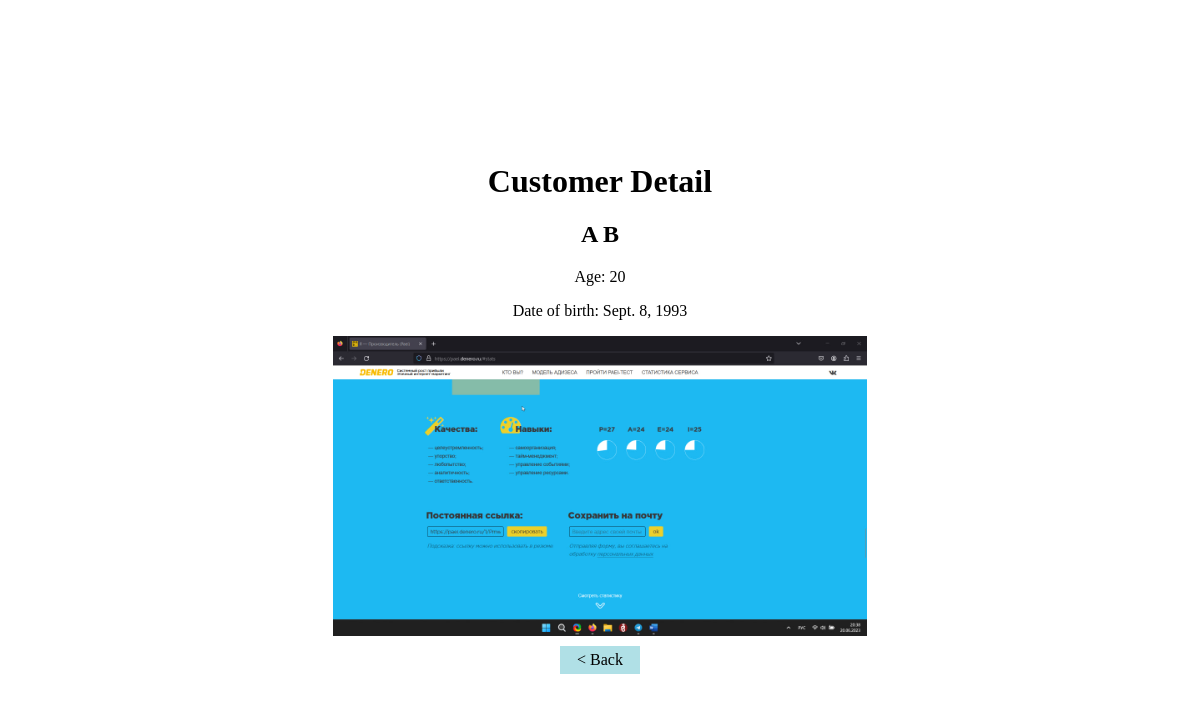
The page /customer/5/ on the database its author committed.
### customersdb/models.py (models this page shows)
class Customer(models.Model):
    name = models.CharField(max_length=100)
    surname = models.CharField(max_length=100)
    age = models.PositiveIntegerField(validators=[MinValueValidator(1), MaxValueValidator(120)])
    date_birth = models.DateField()
    photo = models.ImageField(upload_to='images', null=True, blank=True)

### customersdb/views.py (the view)
# urls.py: path('customer/<int:pk>/', CustomerDetailView.as_view(), name='customer_detail'),
class CustomerDetailView(DetailView):
    model = Customer
    template_name = 'customersdb/customer_detail.html'
    context_object_name = 'customer'

### customersdb/templates/customersdb/customer_detail.html (shortened to what this page needs)
<!DOCTYPE html>
<html lang="en">
<head>
</head>
<body>
    <div class="container">
        <h1>Customer Detail</h1>
        <h2>{{ customer.name }} {{ customer.surname }}</h2>
        <p>Age: {{ customer.age }}</p>
        <p>Date of birth: {{ customer.date_birth }}</p>
        <img src="{{ customer.photo.url }}" alt="Customer photo">
        <div class="back-button-container">
            <a class="link-button" href="{{ request.META.HTTP_REFERER }}">< Back</a>
        </div>
    </div>
</body>
</html>

### customersdb/templates/customersdb/customer_detail.html (style rules this page uses)
body { display: flex; justify-content: center; align-items: center; height: 100vh; }
h1, h2, p { text-align: center; }
img { display: block; margin: 0 auto; max-height: 300px; }
.back-button-container { display: flex; justify-content: center; margin-top: 10px; }
.link-button { display: inline-block; text-align: center; background-color: #b0e0e6; padding: 5px 10px; text-decoration: none; color: black; min-width: 80px; box-sizing: border-box; }

### rows shown on the page
Customer: name "A", surname "B", age "20", date_birth "Sept. 8, 1993", photo (picture)
